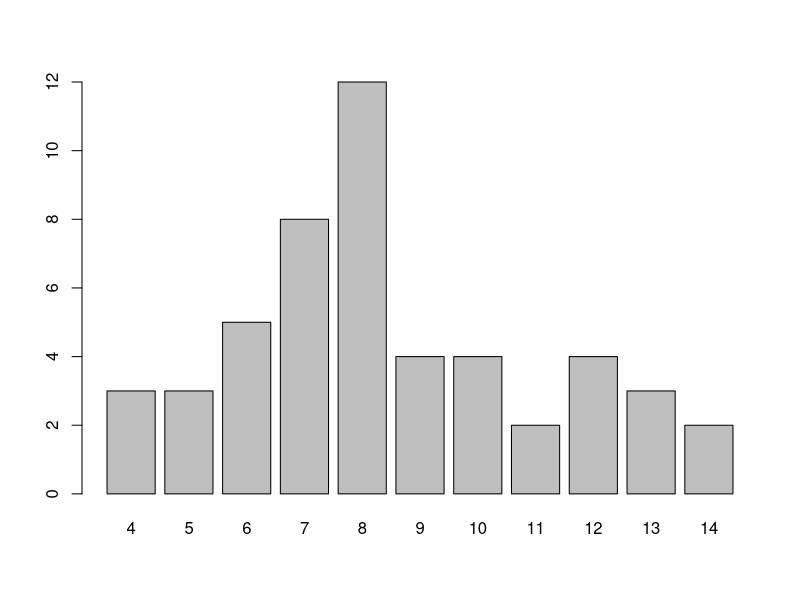
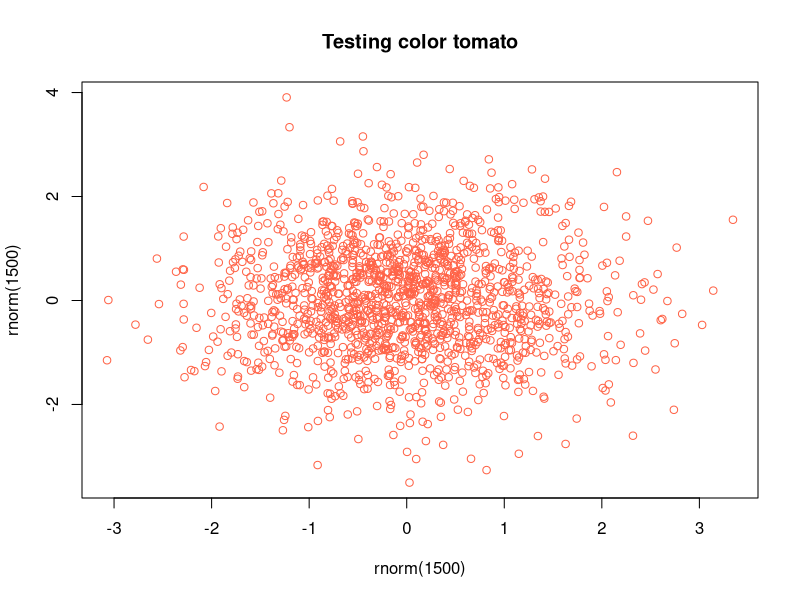

The R script that drew these images, in order: (Note: this script raises an error after producing the figures.)
## ---- chunk 1
states <- rownames(USArrests)
nchar(states)
tolower(states)
toupper(states)
casefold(states)
## ---- chunk 2
num_chars <- nchar(states)
barplot(table(num_chars))
paste(states, num_chars, sep = " = ")
paste(states[1:5], collapse = "")
substr(states, 1, 3)
substr(states, num_chars - 3, num_chars)
paste0(substr(states, 1, 2), substr(states, num_chars - 1, num_chars))
## ---- chunk 3
states_list = list()
list_headings = c()
for(i in 4:14) {
  list_headings[i - 3] = paste(i, "chars", sep = "-")
  states_list[i - 3] = paste(states[num_chars == i], collapse = ", ")
  if (i %% 2 == 0) {
    states_list[i - 3] = toupper(states_list[i - 3])
  } else {
    states_list[i - 3] = tolower(states_list[i - 3]) 
  }
}
names(states_list) = list_headings
head(states_list)
## ---- chunk 4
to_celsius <- function(x = 1) {
  (x - 32) * (5/9)
}

to_kelvin <- function(x = 1) {
  (x + 459.67) * (5/9)
}

to_reaumur <- function(x = 1) {
  (x - 32) * (4/9)
}

to_rankine <- function(x = 1) {
  x + 459.67
}

temp_convert <- function(x = 1, to = "celsius") {
  to = tolower(to)
  switch(to,
         "celsius" = to_celsius(x),
         "kelvin" = to_kelvin(x),
         "reaumur" = to_reaumur(x),
         "rankine" = to_rankine(x))
}

temp_convert(30, 'celsius')
temp_convert(30, 'Celsius')
temp_convert(30, 'CELSIUS')
## ---- chunk 5
outfile <- "output.txt"

cat("---", file = outfile)
cat("\ntitle: \"Some title\"", file = outfile, append = TRUE)
cat("\nauthor: \"Your name\"", file = outfile, append = TRUE)
cat("\ndate: \"Today's date\"", file = outfile, append = TRUE)
cat("\noutput: html_document", file = outfile, append = TRUE)
cat("\n---", file = outfile, append = TRUE)
cat("\n\n", file = outfile, append = TRUE)

cat("This is the first line", file = outfile, append = TRUE)
cat("\n", file = outfile, append = TRUE)
cat("A 2nd line", file = "output.txt", append = TRUE)
cat("\n\n", file = outfile, append = TRUE)
cat("\nThe quick brown fox jumps over the lazy dog\n",
    file = outfile, append = TRUE)
## ---- chunk 6
# your is_color() function
is_color = function(x) {
  x %in% colors()
}


# test it:
is_color('yellow')  # TRUE

is_color('blu')     # FALSE

is_color('turkuoise') # FALSE
## ---- chunk 7
colplot = function(col) {
  if (!is_color(col)) {
    message = paste("invalid color", col)
    stop(message)
  }
  title = paste("Testing color", col)
  plot(rnorm(1500), rnorm(1500), col = col, main = title)
}

# this should plot
colplot('tomato')

# this stops with error message
colplot('tomate')
